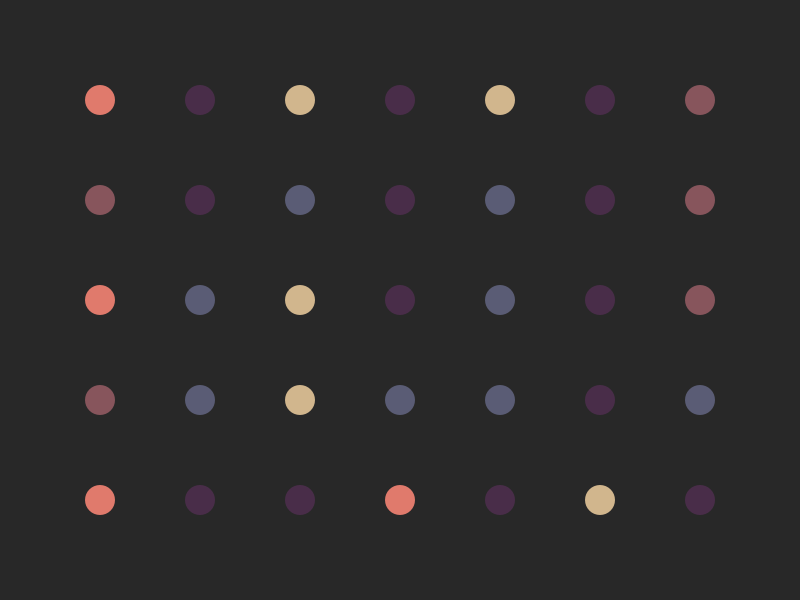
Frame 1 (no input)
Frame 60 (the mouse pressed at the canvas centre just before this capture): identical to frame 1, image omitted
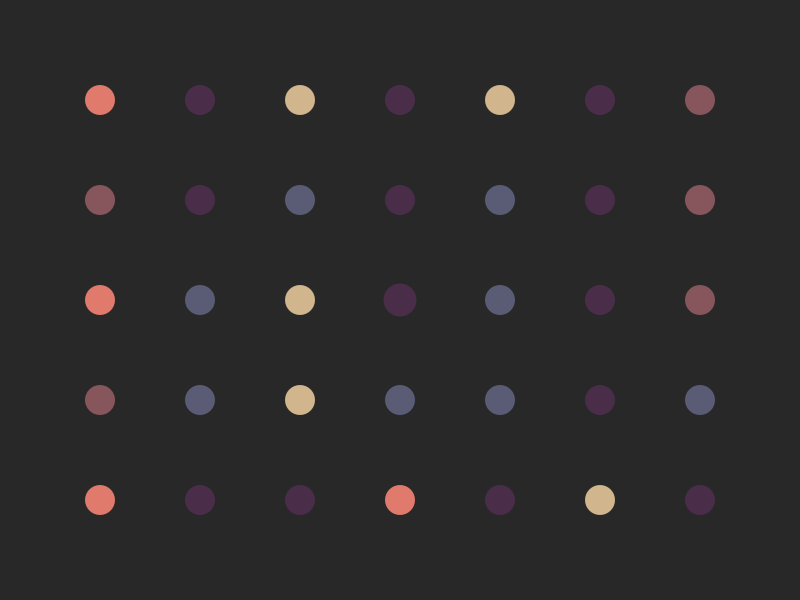
Frame 120 (the mouse held since frame 60 and released just before this capture)

The Processing sketch that drew these frames (run headless with seeded random() and noise(); from frame 60 on, the mouse is pressed at the canvas centre):

// Processing sketch: dosPuntos
// ── dosPuntos.pde
ArrayList<Pelota> pelotas, seleccionados;
int paleta[] = {
  #5A5C75, 
  #492D49, 
  #87555C, 
  #E07A6C, 
  #D1B68D
};

void setup() {
  size(800, 600);
  float sep = 100;
  int cx = int(width/sep)-1;
  int cy = int(height/sep)-1;
  int dx = (width-int((cx-1)*sep))/2;
  int dy = (height-int((cy-1)*sep))/2;
  pelotas = new ArrayList<Pelota>(); 
  seleccionados = new ArrayList<Pelota>(); 
  for (int j = 0; j < cy; j++) {
    for (int i = 0; i < cx; i++) {
      pelotas.add(new Pelota(i*sep+dx, j*sep+dy));
    }
  }
}

void draw() {
  background(40);
  for (int i = 1; i <= seleccionados.size (); i++) {
    Pelota ant = seleccionados.get(i-1);
    Pelota act;
    if(i != seleccionados.size()) 
      act = seleccionados.get(i);
    else
      act = new Pelota(mouseX, mouseY);
    stroke(paleta[ant.col]);
    strokeWeight(5);
    line(ant.x, ant.y, act.x, act.y);
  }
  for (int i = 0; i < pelotas.size (); i++) {
    Pelota p = pelotas.get(i);
    p.update();
    if(p.remove) pelotas.remove(i--);
    if (p.press && seleccionados.indexOf(p) == -1) {
      if (seleccionados.size() == 0 || p.col == (seleccionados.get(0)).col) {
        seleccionados.add(p);
      }
      println("dassdas");
    }
  }
}

void mouseReleased() {
  if (seleccionados.size() > 1) {
    for (int i = 0; i < seleccionados.size (); i++) {
      seleccionados.get(i).remove = true;
    }
  }
  seleccionados = new ArrayList<Pelota>();
}

class Pelota {
  boolean sel, sobre, press, remove;
  float x, y, s;
  int col;
  Pelota(float x, float y) {
    this.x = x;
    this.y = y;
    s = 30;
    col = int(random(paleta.length));
  }
  void update() {
    if (dist(mouseX, mouseY, x, y) < s/2) {
      sobre = true;
    } else {
      sobre = false;
    }
    if (mousePressed && sobre)
      press = true;
    else 
      press = false;
    show();
  }
  void show() {
    stroke(lerpColor(paleta[col], color(240), 0.4));
    strokeWeight(2);
    noStroke();
    fill(paleta[col]);
    if (sobre)
      ellipse(x, y, s*1.1, s*1.1);
    else
      ellipse(x, y, s*1., s*1.);
  }
}
